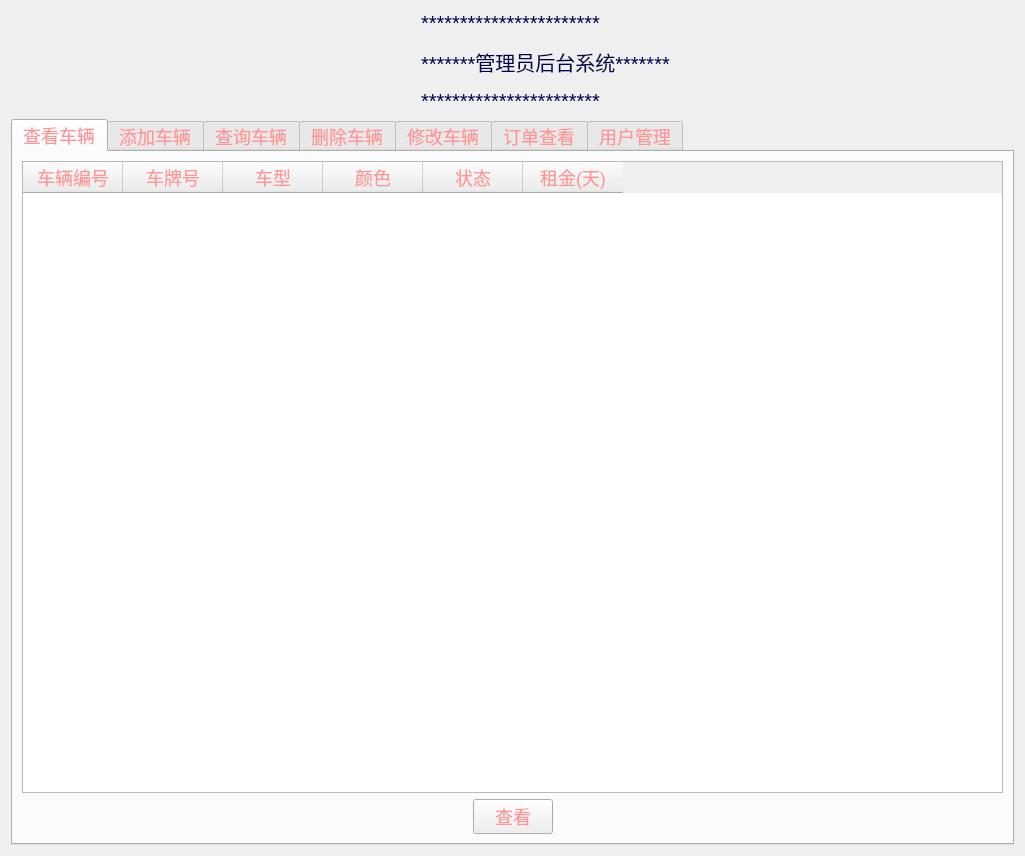
<?xml version="1.0" encoding="UTF-8"?>
<ui version="4.0">
 <class>Form</class>
 <widget class="QWidget" name="Form">
  <property name="geometry">
   <rect>
    <x>0</x>
    <y>0</y>
    <width>1025</width>
    <height>856</height>
   </rect>
  </property>
  <property name="windowTitle">
   <string>管理员</string>
  </property>
  <property name="styleSheet">
   <string notr="true">*{	
	font-family:微软雅黑;
}</string>
  </property>
  <layout class="QVBoxLayout" name="verticalLayout">
   <item>
    <layout class="QHBoxLayout" name="horizontalLayout_2" stretch="3,2,1,1,0">
     <item>
      <spacer name="horizontalSpacer_4">
       <property name="orientation">
        <enum>Qt::Horizontal</enum>
       </property>
       <property name="sizeHint" stdset="0">
        <size>
         <width>40</width>
         <height>20</height>
        </size>
       </property>
      </spacer>
     </item>
     <item>
      <widget class="QLabel" name="label">
       <property name="styleSheet">
        <string notr="true">*{
	font-size: 20px;
	color:rgb(0, 0, 79);
	font: 15pt &quot;站酷高端黑&quot;;

}</string>
       </property>
       <property name="text">
        <string>&lt;html&gt;&lt;head/&gt;&lt;body&gt;&lt;p&gt;***********************&lt;/p&gt;&lt;p&gt;*******管理员后台系统*******&lt;/p&gt;&lt;p&gt;***********************&lt;/p&gt;&lt;/body&gt;&lt;/html&gt;</string>
       </property>
      </widget>
     </item>
     <item>
      <spacer name="horizontalSpacer">
       <property name="orientation">
        <enum>Qt::Horizontal</enum>
       </property>
       <property name="sizeHint" stdset="0">
        <size>
         <width>40</width>
         <height>20</height>
        </size>
       </property>
      </spacer>
     </item>
     <item>
      <widget class="QLabel" name="label_3">
       <property name="text">
        <string/>
       </property>
       <property name="pixmap">
        <pixmap>../picture/hust2.jpg</pixmap>
       </property>
      </widget>
     </item>
     <item>
      <spacer name="horizontalSpacer_5">
       <property name="orientation">
        <enum>Qt::Horizontal</enum>
       </property>
       <property name="sizeHint" stdset="0">
        <size>
         <width>40</width>
         <height>20</height>
        </size>
       </property>
      </spacer>
     </item>
    </layout>
   </item>
   <item>
    <widget class="QTabWidget" name="tabWidget">
     <property name="styleSheet">
      <string notr="true">*{	
	font-family:微软雅黑;
	font-size:18px;
	color: #ff9597;
}</string>
     </property>
     <property name="currentIndex">
      <number>0</number>
     </property>
     <widget class="QWidget" name="tab_3">
      <attribute name="title">
       <string>查看车辆</string>
      </attribute>
      <layout class="QVBoxLayout" name="verticalLayout_2">
       <item>
        <widget class="QTableWidget" name="showcar_table">
         <column>
          <property name="text">
           <string>车辆编号</string>
          </property>
         </column>
         <column>
          <property name="text">
           <string>车牌号</string>
          </property>
         </column>
         <column>
          <property name="text">
           <string>车型</string>
          </property>
         </column>
         <column>
          <property name="text">
           <string>颜色</string>
          </property>
         </column>
         <column>
          <property name="text">
           <string>状态</string>
          </property>
         </column>
         <column>
          <property name="text">
           <string>租金(天)</string>
          </property>
         </column>
        </widget>
       </item>
       <item>
        <layout class="QHBoxLayout" name="horizontalLayout_4">
         <item>
          <spacer name="horizontalSpacer_8">
           <property name="orientation">
            <enum>Qt::Horizontal</enum>
           </property>
           <property name="sizeHint" stdset="0">
            <size>
             <width>40</width>
             <height>20</height>
            </size>
           </property>
          </spacer>
         </item>
         <item>
          <widget class="QPushButton" name="showcar_btn">
           <property name="text">
            <string>查看</string>
           </property>
          </widget>
         </item>
         <item>
          <spacer name="horizontalSpacer_9">
           <property name="orientation">
            <enum>Qt::Horizontal</enum>
           </property>
           <property name="sizeHint" stdset="0">
            <size>
             <width>40</width>
             <height>20</height>
            </size>
           </property>
          </spacer>
         </item>
        </layout>
       </item>
      </layout>
     </widget>
     <widget class="QWidget" name="tab_1">
      <attribute name="title">
       <string>添加车辆</string>
      </attribute>
      <layout class="QVBoxLayout" name="verticalLayout_4">
       <item>
        <layout class="QHBoxLayout" name="horizontalLayout_8" stretch="0,0,0,0,3,1,2,3,1,2,3,1,2">
         <property name="spacing">
          <number>15</number>
         </property>
         <item>
          <widget class="QPushButton" name="createcarid_btn">
           <property name="text">
            <string>生成车牌</string>
           </property>
          </widget>
         </item>
         <item>
          <widget class="QLineEdit" name="edit_createcarid"/>
         </item>
         <item>
          <spacer name="horizontalSpacer_13">
           <property name="orientation">
            <enum>Qt::Horizontal</enum>
           </property>
           <property name="sizeHint" stdset="0">
            <size>
             <width>40</width>
             <height>20</height>
            </size>
           </property>
          </spacer>
         </item>
         <item>
          <widget class="QLabel" name="label_11">
           <property name="text">
            <string>请选择车型</string>
           </property>
          </widget>
         </item>
         <item>
          <widget class="QComboBox" name="catebox"/>
         </item>
         <item>
          <spacer name="horizontalSpacer_11">
           <property name="orientation">
            <enum>Qt::Horizontal</enum>
           </property>
           <property name="sizeHint" stdset="0">
            <size>
             <width>40</width>
             <height>20</height>
            </size>
           </property>
          </spacer>
         </item>
         <item>
          <widget class="QLabel" name="label_12">
           <property name="text">
            <string>请选择颜色</string>
           </property>
          </widget>
         </item>
         <item>
          <widget class="QComboBox" name="colorbox"/>
         </item>
         <item>
          <spacer name="horizontalSpacer_12">
           <property name="orientation">
            <enum>Qt::Horizontal</enum>
           </property>
           <property name="sizeHint" stdset="0">
            <size>
             <width>40</width>
             <height>20</height>
            </size>
           </property>
          </spacer>
         </item>
         <item>
          <widget class="QLabel" name="label_13">
           <property name="text">
            <string>请输入租金</string>
           </property>
          </widget>
         </item>
         <item>
          <widget class="QSpinBox" name="pricebox">
           <property name="maximum">
            <number>10000</number>
           </property>
           <property name="singleStep">
            <number>10</number>
           </property>
          </widget>
         </item>
         <item>
          <spacer name="horizontalSpacer_10">
           <property name="orientation">
            <enum>Qt::Horizontal</enum>
           </property>
           <property name="sizeHint" stdset="0">
            <size>
             <width>40</width>
             <height>20</height>
            </size>
           </property>
          </spacer>
         </item>
         <item>
          <widget class="QPushButton" name="addcar_btn">
           <property name="text">
            <string>添加</string>
           </property>
          </widget>
         </item>
        </layout>
       </item>
       <item>
        <widget class="QGroupBox" name="groupBox_6">
         <property name="title">
          <string>添加结果</string>
         </property>
         <layout class="QVBoxLayout" name="verticalLayout_3">
          <item>
           <widget class="QTextBrowser" name="addcar_output"/>
          </item>
         </layout>
        </widget>
       </item>
      </layout>
     </widget>
     <widget class="QWidget" name="tab_2">
      <attribute name="title">
       <string>查询车辆</string>
      </attribute>
      <layout class="QVBoxLayout" name="verticalLayout_6">
       <item>
        <layout class="QHBoxLayout" name="horizontalLayout" stretch="1,5,0,0,1">
         <item>
          <widget class="QLabel" name="label_2">
           <property name="text">
            <string>请输入查询车辆编号</string>
           </property>
          </widget>
         </item>
         <item>
          <widget class="QLineEdit" name="edit_selectcarid">
           <property name="styleSheet">
            <string notr="true">*{	
	font-family:微软雅黑;
	font-size:18px;
	color: rgb(93, 131, 255);
}</string>
           </property>
           <property name="placeholderText">
            <string>输入车辆编号</string>
           </property>
          </widget>
         </item>
         <item>
          <spacer name="horizontalSpacer_18">
           <property name="orientation">
            <enum>Qt::Horizontal</enum>
           </property>
           <property name="sizeHint" stdset="0">
            <size>
             <width>40</width>
             <height>20</height>
            </size>
           </property>
          </spacer>
         </item>
         <item>
          <spacer name="horizontalSpacer_2">
           <property name="orientation">
            <enum>Qt::Horizontal</enum>
           </property>
           <property name="sizeHint" stdset="0">
            <size>
             <width>40</width>
             <height>20</height>
            </size>
           </property>
          </spacer>
         </item>
         <item>
          <widget class="QPushButton" name="selectcarid_btn">
           <property name="text">
            <string>查询</string>
           </property>
          </widget>
         </item>
        </layout>
       </item>
       <item>
        <widget class="QGroupBox" name="groupBox">
         <property name="title">
          <string>查询结果</string>
         </property>
         <layout class="QVBoxLayout" name="verticalLayout_5">
          <item>
           <widget class="QTableWidget" name="selectcar_table">
            <column>
             <property name="text">
              <string>车辆编号</string>
             </property>
            </column>
            <column>
             <property name="text">
              <string>车牌号</string>
             </property>
            </column>
            <column>
             <property name="text">
              <string>车型</string>
             </property>
            </column>
            <column>
             <property name="text">
              <string>颜色</string>
             </property>
            </column>
            <column>
             <property name="text">
              <string>状态</string>
             </property>
            </column>
            <column>
             <property name="text">
              <string>租金(天)</string>
             </property>
            </column>
           </widget>
          </item>
         </layout>
        </widget>
       </item>
      </layout>
     </widget>
     <widget class="QWidget" name="tab_4">
      <attribute name="title">
       <string>删除车辆</string>
      </attribute>
      <layout class="QVBoxLayout" name="verticalLayout_8">
       <item>
        <layout class="QHBoxLayout" name="horizontalLayout_3" stretch="1,5,0,0,1">
         <item>
          <widget class="QLabel" name="label_4">
           <property name="text">
            <string>请输入删除车辆编号</string>
           </property>
          </widget>
         </item>
         <item>
          <widget class="QLineEdit" name="edit_delectcarid">
           <property name="styleSheet">
            <string notr="true">*{	
	font-family:微软雅黑;
	font-size:18px;
	color: rgb(93, 131, 255);
}</string>
           </property>
           <property name="placeholderText">
            <string>输入车辆编号</string>
           </property>
          </widget>
         </item>
         <item>
          <spacer name="horizontalSpacer_19">
           <property name="orientation">
            <enum>Qt::Horizontal</enum>
           </property>
           <property name="sizeHint" stdset="0">
            <size>
             <width>40</width>
             <height>20</height>
            </size>
           </property>
          </spacer>
         </item>
         <item>
          <spacer name="horizontalSpacer_3">
           <property name="orientation">
            <enum>Qt::Horizontal</enum>
           </property>
           <property name="sizeHint" stdset="0">
            <size>
             <width>40</width>
             <height>20</height>
            </size>
           </property>
          </spacer>
         </item>
         <item>
          <widget class="QPushButton" name="delectcar_btn">
           <property name="text">
            <string>删除</string>
           </property>
          </widget>
         </item>
        </layout>
       </item>
       <item>
        <widget class="QGroupBox" name="groupBox_2">
         <property name="title">
          <string>删除结果</string>
         </property>
         <layout class="QVBoxLayout" name="verticalLayout_7">
          <item>
           <widget class="QTextBrowser" name="delectcar_output"/>
          </item>
         </layout>
        </widget>
       </item>
      </layout>
     </widget>
     <widget class="QWidget" name="tab_6">
      <attribute name="title">
       <string>修改车辆</string>
      </attribute>
      <layout class="QVBoxLayout" name="verticalLayout_10">
       <item>
        <layout class="QHBoxLayout" name="horizontalLayout_6" stretch="0,5,0,0,0,0,1">
         <item>
          <widget class="QLabel" name="label_7">
           <property name="text">
            <string>请输入修改车辆编号</string>
           </property>
          </widget>
         </item>
         <item>
          <widget class="QLineEdit" name="edit_updatecarid">
           <property name="styleSheet">
            <string notr="true">*{	
	font-family:微软雅黑;
	font-size:18px;
	color: rgb(93, 131, 255);
}</string>
           </property>
           <property name="placeholderText">
            <string>输入车辆编号</string>
           </property>
          </widget>
         </item>
         <item>
          <spacer name="horizontalSpacer_7">
           <property name="orientation">
            <enum>Qt::Horizontal</enum>
           </property>
           <property name="sizeHint" stdset="0">
            <size>
             <width>40</width>
             <height>20</height>
            </size>
           </property>
          </spacer>
         </item>
         <item>
          <widget class="QLabel" name="label_8">
           <property name="text">
            <string>请输入租金</string>
           </property>
          </widget>
         </item>
         <item>
          <widget class="QLineEdit" name="edit_updaterent">
           <property name="styleSheet">
            <string notr="true">*{	
	font-family:微软雅黑;
	font-size:18px;
	color: rgb(93, 131, 255);
}</string>
           </property>
           <property name="placeholderText">
            <string>输入租金</string>
           </property>
          </widget>
         </item>
         <item>
          <spacer name="horizontalSpacer_6">
           <property name="orientation">
            <enum>Qt::Horizontal</enum>
           </property>
           <property name="sizeHint" stdset="0">
            <size>
             <width>40</width>
             <height>20</height>
            </size>
           </property>
          </spacer>
         </item>
         <item>
          <widget class="QPushButton" name="updatecar_btn">
           <property name="text">
            <string>确定</string>
           </property>
          </widget>
         </item>
        </layout>
       </item>
       <item>
        <widget class="QGroupBox" name="groupBox_5">
         <property name="title">
          <string>修改结果</string>
         </property>
         <layout class="QVBoxLayout" name="verticalLayout_9">
          <item>
           <widget class="QTextBrowser" name="updatecar_output"/>
          </item>
         </layout>
        </widget>
       </item>
      </layout>
     </widget>
     <widget class="QWidget" name="tab_7">
      <attribute name="title">
       <string>订单查看</string>
      </attribute>
      <layout class="QVBoxLayout" name="verticalLayout_11">
       <item>
        <widget class="QTableWidget" name="diary_table">
         <column>
          <property name="text">
           <string>订单编号</string>
          </property>
         </column>
         <column>
          <property name="text">
           <string>车辆编号</string>
          </property>
         </column>
         <column>
          <property name="text">
           <string>租借车型</string>
          </property>
         </column>
         <column>
          <property name="text">
           <string>顾客姓名</string>
          </property>
         </column>
         <column>
          <property name="text">
           <string>租借时间</string>
          </property>
         </column>
         <column>
          <property name="text">
           <string>归还时间</string>
          </property>
         </column>
         <column>
          <property name="text">
           <string>订单金额</string>
          </property>
         </column>
         <column>
          <property name="text">
           <string>订单状态</string>
          </property>
         </column>
        </widget>
       </item>
       <item>
        <layout class="QHBoxLayout" name="horizontalLayout_9">
         <item>
          <spacer name="horizontalSpacer_15">
           <property name="orientation">
            <enum>Qt::Horizontal</enum>
           </property>
           <property name="sizeHint" stdset="0">
            <size>
             <width>40</width>
             <height>20</height>
            </size>
           </property>
          </spacer>
         </item>
         <item>
          <widget class="QPushButton" name="showdiary_btn">
           <property name="text">
            <string>查看</string>
           </property>
          </widget>
         </item>
         <item>
          <spacer name="horizontalSpacer_14">
           <property name="orientation">
            <enum>Qt::Horizontal</enum>
           </property>
           <property name="sizeHint" stdset="0">
            <size>
             <width>40</width>
             <height>20</height>
            </size>
           </property>
          </spacer>
         </item>
        </layout>
       </item>
      </layout>
     </widget>
     <widget class="QWidget" name="tab_8">
      <attribute name="title">
       <string>用户管理</string>
      </attribute>
      <layout class="QVBoxLayout" name="verticalLayout_13">
       <item>
        <widget class="QTableWidget" name="showuser_table">
         <column>
          <property name="text">
           <string>用户id</string>
          </property>
         </column>
         <column>
          <property name="text">
           <string>用户姓名</string>
          </property>
         </column>
         <column>
          <property name="text">
           <string>用户性别</string>
          </property>
         </column>
         <column>
          <property name="text">
           <string>电话号码</string>
          </property>
         </column>
         <column>
          <property name="text">
           <string>账户密码</string>
          </property>
         </column>
         <column>
          <property name="text">
           <string>账户余额</string>
          </property>
         </column>
        </widget>
       </item>
       <item>
        <layout class="QHBoxLayout" name="horizontalLayout_13">
         <item>
          <spacer name="horizontalSpacer_16">
           <property name="orientation">
            <enum>Qt::Horizontal</enum>
           </property>
           <property name="sizeHint" stdset="0">
            <size>
             <width>40</width>
             <height>20</height>
            </size>
           </property>
          </spacer>
         </item>
         <item>
          <widget class="QPushButton" name="showuser_btn">
           <property name="text">
            <string>查看</string>
           </property>
          </widget>
         </item>
         <item>
          <spacer name="horizontalSpacer_17">
           <property name="orientation">
            <enum>Qt::Horizontal</enum>
           </property>
           <property name="sizeHint" stdset="0">
            <size>
             <width>40</width>
             <height>20</height>
            </size>
           </property>
          </spacer>
         </item>
        </layout>
       </item>
      </layout>
     </widget>
    </widget>
   </item>
  </layout>
 </widget>
 <resources/>
 <connections/>
</ui>
